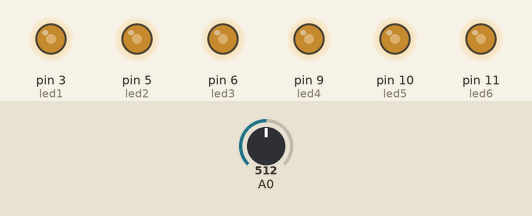
Simulated run of this sketch. Board: Arduino Uno, built with avr-gcc and run on an emulated ATmega328P. On the bench: output pins drawn as LEDs (lit = HIGH). Inputs (shaded band) come from the test bench; at power-on: A0 = 512.

Above: at 1.2 s.
1.3 s: A0 set to 716
At 2.3 s:
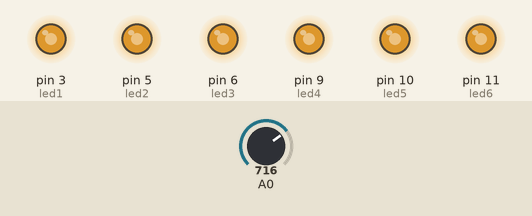
2.8 s: A0 set to 900
At 3.4 s:
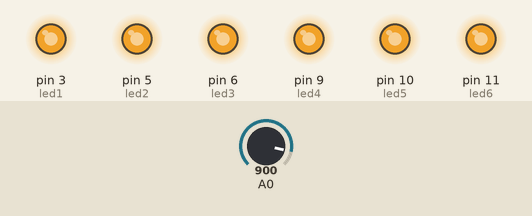
4.3 s: A0 set to 245
At 4.6 s:
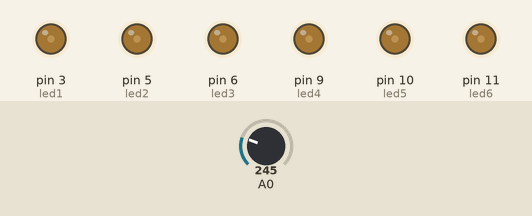
5.8 s: A0 set to 122
At 6.9 s:
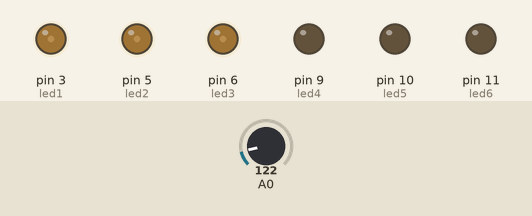
7.3 s: A0 set to 40
At 8.2 s:
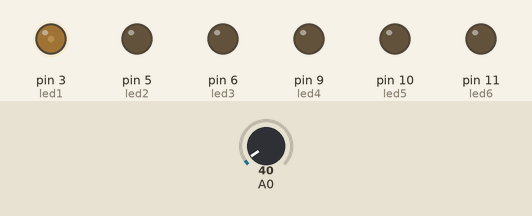
Timing chart, 0 to 9.8 s (numbered marks = the images above; inputs shaded):
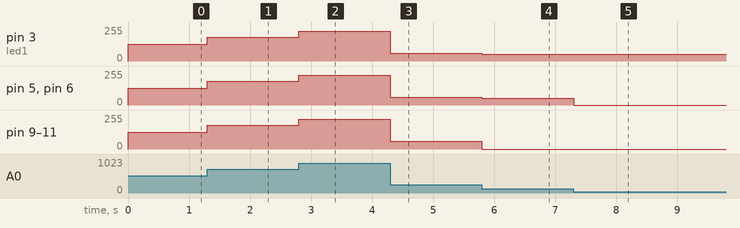

The sketch:

led-animation2.ino
```cpp
/*
    Running light effect with dynamic brightness
*/

int led1 = 3;
int led2 = 5;
int led3 = 6;
int led4 = 9;
int led5 = 10;
int led6 = 11;

int del = 100;

int poti_max = 1023;
int amount_leds = 6;

int brightness_min = 50;
int brightness_max = 255;

int turn_point = (poti_max/5);

void setup(){
  Serial.begin(9600);

  pinMode(led1, OUTPUT);
  pinMode(led2, OUTPUT);
  pinMode(led3, OUTPUT);
  pinMode(led4, OUTPUT);
  pinMode(led5, OUTPUT);
  pinMode(led6, OUTPUT);
}

void loop(){
  int potVal = analogRead(A0);

  if(potVal <= turn_point) {
    int lauf = map(potVal, 0, turn_point, 0, amount_leds);

    lauflicht(lauf);
  } else {
    int brightness = map(potVal, turn_point, poti_max, brightness_min, brightness_max);

    analogWrite(led1, brightness);
    analogWrite(led2, brightness);
    analogWrite(led3, brightness);
    analogWrite(led4, brightness);
    analogWrite(led5, brightness);
    analogWrite(led6, brightness);
  }


}

void lauflicht(int scale) {
  if (scale==0) {
    analogWrite(led1, LOW);
    analogWrite(led2, LOW);
    analogWrite(led3, LOW);
    analogWrite(led4, LOW);
    analogWrite(led5, LOW);
    analogWrite(led6, LOW);
  }

  if (scale > 0) {
    analogWrite(led1, brightness_min);
    analogWrite(led2, LOW);
    analogWrite(led3, LOW);
    analogWrite(led4, LOW);
    analogWrite(led5, LOW);
    analogWrite(led6, LOW);
  }

  if (scale > 1) {
    analogWrite(led1, brightness_min);
    analogWrite(led2, brightness_min);
    analogWrite(led3, LOW);
    analogWrite(led4, LOW);
    analogWrite(led5, LOW);
    analogWrite(led6, LOW);
  }

  if (scale > 2) {
    analogWrite(led1, brightness_min);
    analogWrite(led2, brightness_min);
    analogWrite(led3, brightness_min);
    analogWrite(led4, LOW);
    analogWrite(led5, LOW);
    analogWrite(led6, LOW);
  }

  if (scale > 3) {
    analogWrite(led1, brightness_min);
    analogWrite(led2, brightness_min);
    analogWrite(led3, brightness_min);
    analogWrite(led4, brightness_min);
    analogWrite(led5, LOW);
    analogWrite(led6, LOW);
  }

  if (scale > 4) {
    analogWrite(led1, brightness_min);
    analogWrite(led2, brightness_min);
    analogWrite(led3, brightness_min);
    analogWrite(led4, brightness_min);
    analogWrite(led5, brightness_min);
    analogWrite(led6, LOW);
  }

  if (scale > 5) {
    analogWrite(led1, brightness_min);
    analogWrite(led2, brightness_min);
    analogWrite(led3, brightness_min);
    analogWrite(led4, brightness_min);
    analogWrite(led5, brightness_min);
    analogWrite(led6, brightness_min);
  }

  delay(del);
}
```

Measured:
- after the input at 1.3 s, pin 3 (led1), pin 5 (led2), pin 6 (led3), pin 9 (led4), pin 10 (led5), pin 11 (led6): 127/255 → 178/255 at once
- after the input at 2.8 s, pin 3 (led1), pin 5 (led2), pin 6 (led3), pin 9 (led4), pin 10 (led5), pin 11 (led6): 178/255 → 224/255 at once
- after the input at 4.3 s, pin 3 (led1), pin 5 (led2), pin 6 (led3), pin 9 (led4), pin 10 (led5), pin 11 (led6): 224/255 → 60/255 at once
- after the input at 5.8 s, pin 3 (led1), pin 5 (led2), pin 6 (led3): 60/255 → 50/255 at once; pin 9 (led4), pin 10 (led5), pin 11 (led6): 60/255 → 0/255 at once
- after the input at 7.3 s, pin 5 (led2), pin 6 (led3): 50/255 → 0/255 at once
